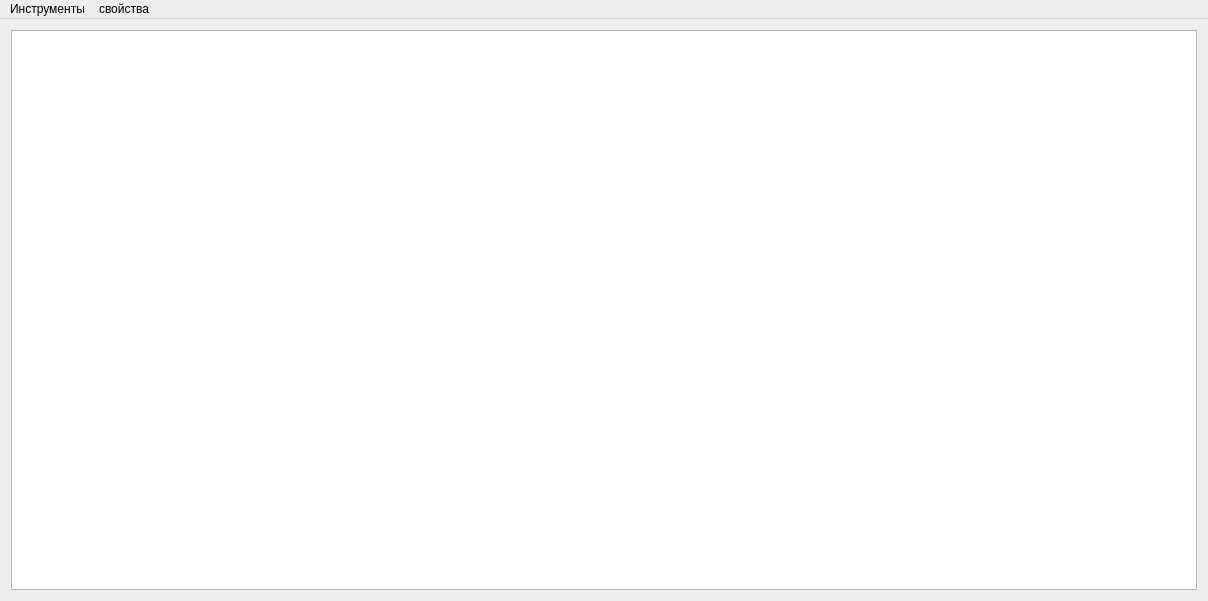
<?xml version="1.0" encoding="UTF-8"?>
<ui version="4.0">
 <class>MainWindow</class>
 <widget class="QMainWindow" name="MainWindow">
  <property name="geometry">
   <rect>
    <x>0</x>
    <y>0</y>
    <width>1208</width>
    <height>601</height>
   </rect>
  </property>
  <property name="windowTitle">
   <string>MainWindow</string>
  </property>
  <widget class="QWidget" name="centralWidget">
   <layout class="QGridLayout" name="gridLayout">
    <item row="0" column="0" colspan="2">
     <widget class="QGraphicsView" name="graphicsView"/>
    </item>
   </layout>
  </widget>
  <widget class="QMenuBar" name="menuBar">
   <property name="geometry">
    <rect>
     <x>0</x>
     <y>0</y>
     <width>1208</width>
     <height>22</height>
    </rect>
   </property>
   <widget class="QMenu" name="menu">
    <property name="title">
     <string>Инструменты</string>
    </property>
    <addaction name="action"/>
    <addaction name="action_2"/>
    <addaction name="action_3"/>
    <addaction name="action_4"/>
    <addaction name="action_5"/>
    <addaction name="action_6"/>
    <addaction name="action_7"/>
    <addaction name="action_8"/>
   </widget>
   <widget class="QMenu" name="menu_2">
    <property name="title">
     <string>свойства</string>
    </property>
    <addaction name="action_9"/>
    <addaction name="action_10"/>
    <addaction name="action_11"/>
   </widget>
   <addaction name="menu"/>
   <addaction name="menu_2"/>
  </widget>
  <action name="action">
   <property name="text">
    <string>Круг</string>
   </property>
  </action>
  <action name="action_2">
   <property name="text">
    <string>Элипс</string>
   </property>
  </action>
  <action name="action_3">
   <property name="text">
    <string>Квадрат</string>
   </property>
  </action>
  <action name="action_4">
   <property name="text">
    <string>Прямоугольник</string>
   </property>
  </action>
  <action name="action_5">
   <property name="text">
    <string>Треугольник</string>
   </property>
  </action>
  <action name="action_6">
   <property name="text">
    <string>Шестиугольник</string>
   </property>
  </action>
  <action name="action_7">
   <property name="text">
    <string>Звезда</string>
   </property>
  </action>
  <action name="action_8">
   <property name="text">
    <string>Ромб</string>
   </property>
  </action>
  <action name="action_9">
   <property name="text">
    <string>изменение фигуры</string>
   </property>
  </action>
  <action name="action_10">
   <property name="text">
    <string>выделение фигуры</string>
   </property>
  </action>
  <action name="action_11">
   <property name="text">
    <string>изменить цвет заливки</string>
   </property>
  </action>
 </widget>
 <layoutdefault spacing="6" margin="11"/>
 <resources/>
 <connections/>
</ui>
